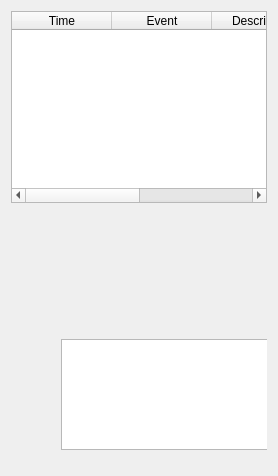
      <widget class="QWidget" name="SimTab">
       <attribute name="title">
        <string>Sim</string>
       </attribute>
       <layout class="QVBoxLayout" name="verticalLayout_3">
        <item>
         <widget class="CombatLogTable" name="combatLog">
          <column>
           <property name="text">
            <string>Time</string>
           </property>
          </column>
          <column>
           <property name="text">
            <string>Event</string>
           </property>
          </column>
          <column>
           <property name="text">
            <string>Description</string>
           </property>
          </column>
          <column>
           <property name="text">
            <string>Result</string>
           </property>
          </column>
         </widget>
        </item>
        <item>
         <widget class="SimulationEngine" name="simEngine" native="true">
          <property name="sizePolicy">
           <sizepolicy hsizetype="MinimumExpanding" vsizetype="Minimum">
            <horstretch>0</horstretch>
            <verstretch>0</verstretch>
           </sizepolicy>
          </property>
          <property name="minimumSize">
           <size>
            <width>0</width>
            <height>256</height>
           </size>
          </property>
          <widget class="QTextEdit" name="textEdit">
           <property name="geometry">
            <rect>
             <x>50</x>
             <y>130</y>
             <width>1001</width>
             <height>111</height>
            </rect>
           </property>
           <property name="sizePolicy">
            <sizepolicy hsizetype="Expanding" vsizetype="Expanding">
             <horstretch>0</horstretch>
             <verstretch>0</verstretch>
            </sizepolicy>
           </property>
           <property name="maximumSize">
            <size>
             <width>16777215</width>
             <height>100000</height>
            </size>
           </property>
          </widget>
         </widget>
        </item>
       </layout>
      </widget>
